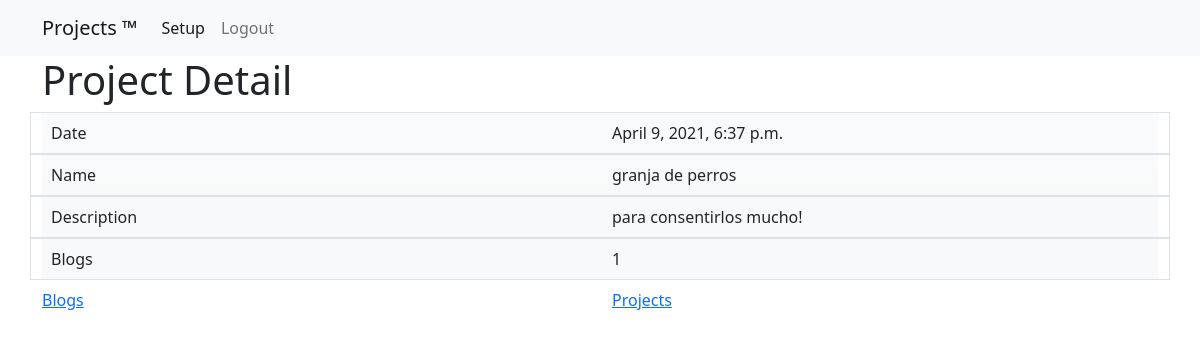
Before: /blogwapp/5/ with the older database file.
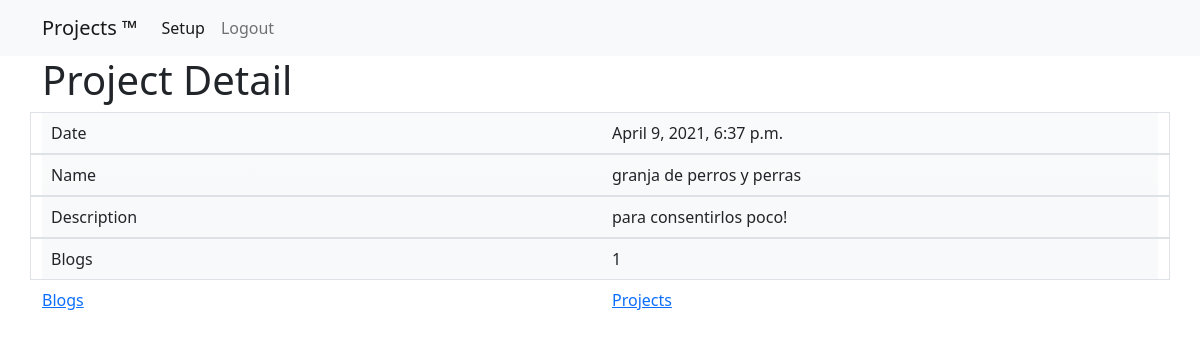
After: the same page with the newer database file.
### blogwapp/models.py (models this page shows, shortened)
class Project(models.Model):
  name = models.CharField(max_length=200, null=False)
  title = models.CharField(max_length=200)
  creat_date= models.DateTimeField('date created', default=timezone.now)
  description = models.CharField(max_length=2000, null=False)
  update_date = models.DateTimeField('date updated',auto_now=True)

### blogwapp/views.py (the view)
# urls.py: path('<int:pk>/', views.ProjectDetailView.as_view(), name='project-detail'),
class ProjectDetailView(generic.DetailView, LoginRequiredMixin):
  model = Project
  template_name = 'blogwapp/project/detail.html'
  queryset = Project.objects.annotate(blog_count=Count('blogs')).all()

### blogwapp/templates/blogwapp/project/detail.html
{%extends 'base.html' %}
{%block content %}
<h1>Project Detail</h1>
<div class="bg-light bg-gradient">
  <div class="row p-2 border">
    <div class="col">
      Date
    </div>
    <div class="col">
      {{ object.creat_date }}
    </div>
  </div>
  <div class="row p-2 border">
    <div class="col">
      Name
    </div>
    <div class="col">
      {{ object.name }}
    </div>
  </div>
  <div class="row p-2 border">
    <div class="col">
      Description
    </div>
    <div class="col">
      {{ object.description }}
    </div>
  </div>
  <div class="row p-2 border">
    <div class="col">
      Blogs
    </div>
    <div class="col">
      {{ object.blog_count }}
    </div>
  </div>
</div>
<div class="row py-2">
  <div class="col">
    <a href="{% url 'blogwapp:blog-list' object.id %}">Blogs</a>
  </div>
  <div class="col">
    <a href="{% url 'blogwapp:project-list' %}">Projects</a>
  </div>
</div>
{%endblock %}

Changed rows visible on the page:
changed Project: name "granja de perros" → "granja de perros y perras"; description "para consentirlos mucho!" → "para consentirlos poco!"
